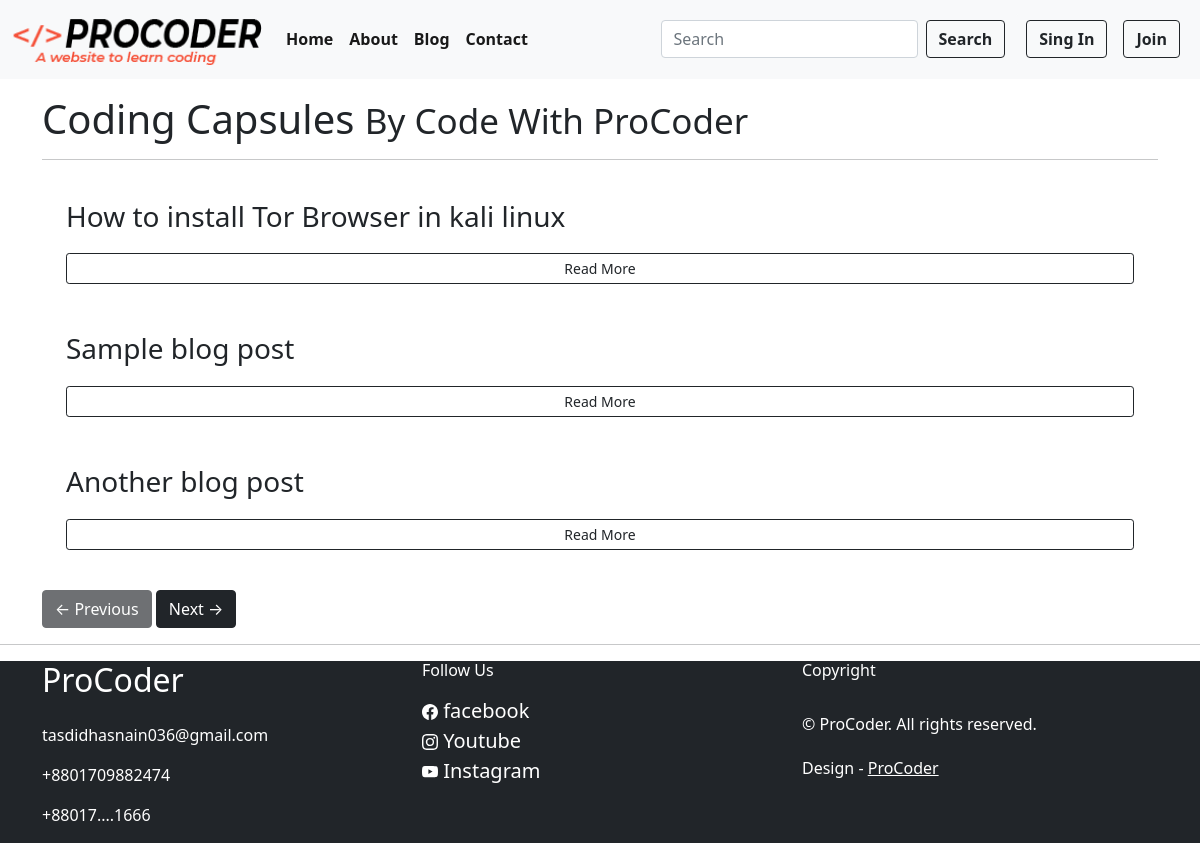
The page /blog/ on the database as committed earlier.
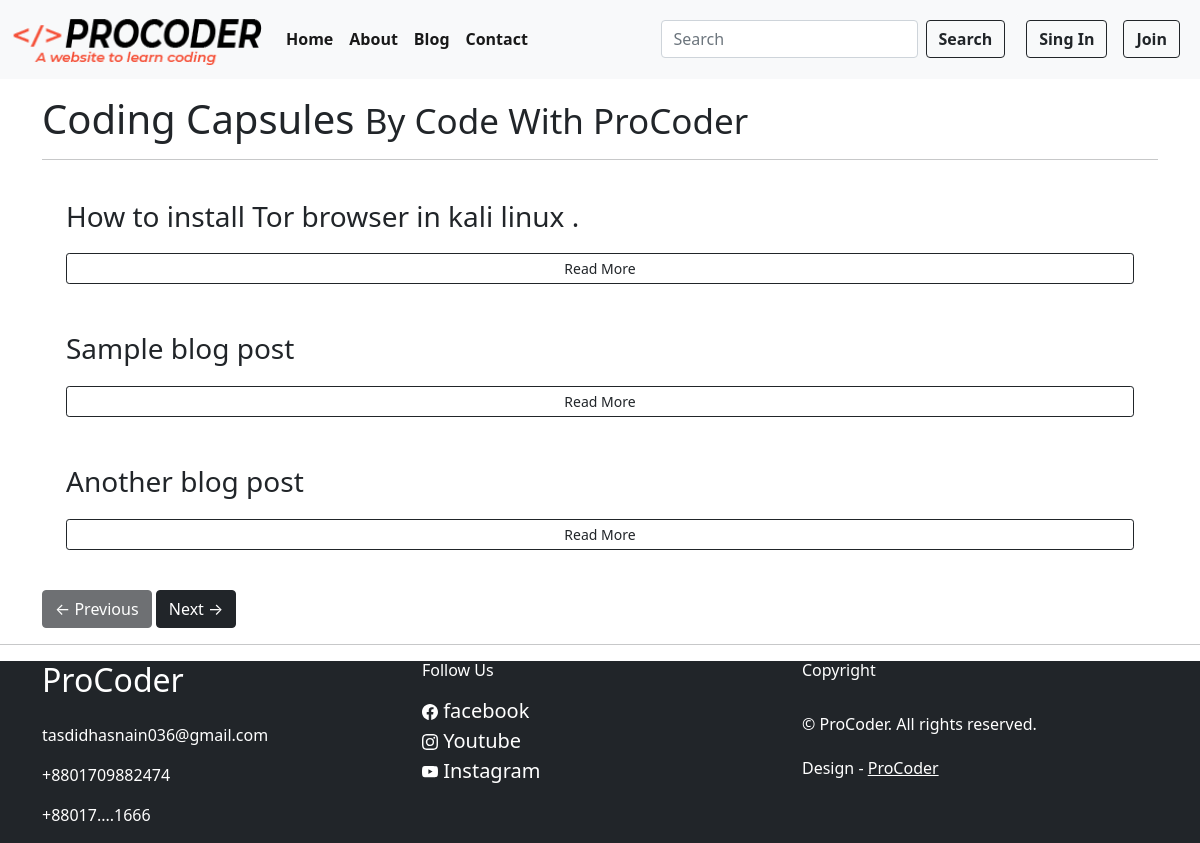
The same page on the database as committed later.
### blog/models.py (models this page shows, shortened)
class Post(models.Model):
    sno = models.AutoField(primary_key=True)
    image = models.FileField(upload_to="blogPost", blank=True)
    title = models.CharField(max_length=255)
    content = models.TextField()
    athour = models.CharField(max_length=13)
    slug = models.CharField(max_length=130)
    timeStamp = models.DateTimeField(blank=True)

### blog/views.py (the view)
# urls.py: path('', views.blogHome, name='blogHome'),
def blogHome(request):
    allposts = Post.objects.all()
    context = {'allposts': allposts}
    return render(request, "blog/blogHome.html", context)

### templates/blog/blogHome.html (shortened to what this page needs)
{% extends 'base.html' %}
{% block body %}
<div class="container my-3">
    <h1 _ngcontent-serverapp-c7="" class="page-header"> Coding Capsules <small _ngcontent-serverapp-c7="">By Code
        With ProCoder</small></h1>
    <div _ngcontent-serverapp-c7="" class="col-lg-12">
        <hr _ngcontent-serverapp-c7="">
    </div>
</div>
<div class="container my-3">
    {% for post in allposts %}
    <div class="col p-4 d-flex flex-column position-static">
        <h3 class="mb-0">{{post.title}}</h3>
        <a _ngcontent-serverapp-c7="" class="btn btn-sm btn-outline-dark" href="/blog/{{post.slug}}">Read More
        </a>
    </div>
    {% endfor %}
</div>
</div>
<div class="container my-3">
    <div _ngcontent-serverapp-c7="">
        <button _ngcontent-serverapp-c7 class="btn btn-dark float-left" disabled="">← Previous
        </button>
        <button _ngcontent-serverapp-c7 class="btn btn-dark float-right">Next →</button>
    </div>
</div>
{% endblock body %}

Rows that differ between the two databases and show on the page:
changed Post: title "How to install Tor Browser in kali linux" → "How to install Tor browser in kali linux ."
